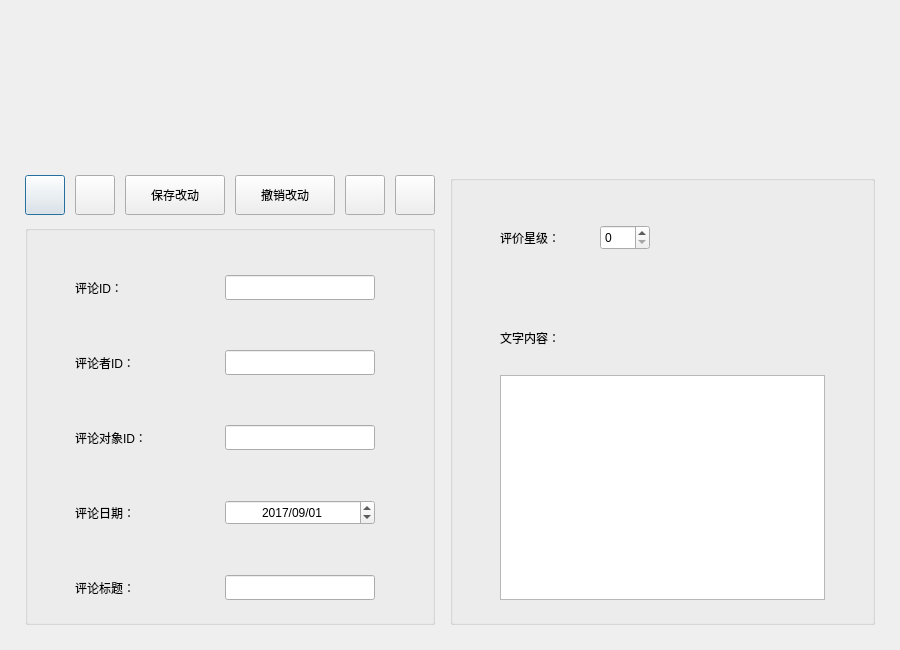
<?xml version="1.0" encoding="UTF-8"?>
<ui version="4.0">
 <class>CommentSupervise</class>
 <widget class="QDialog" name="CommentSupervise">
  <property name="geometry">
   <rect>
    <x>0</x>
    <y>0</y>
    <width>900</width>
    <height>650</height>
   </rect>
  </property>
  <property name="minimumSize">
   <size>
    <width>900</width>
    <height>650</height>
   </size>
  </property>
  <property name="maximumSize">
   <size>
    <width>900</width>
    <height>650</height>
   </size>
  </property>
  <property name="windowTitle">
   <string>评论管理</string>
  </property>
  <widget class="QPushButton" name="btnBack">
   <property name="geometry">
    <rect>
     <x>25</x>
     <y>175</y>
     <width>40</width>
     <height>40</height>
    </rect>
   </property>
   <property name="text">
    <string/>
   </property>
   <property name="icon">
    <iconset>
     <normaloff>back.png</normaloff>back.png</iconset>
   </property>
   <property name="iconSize">
    <size>
     <width>25</width>
     <height>25</height>
    </size>
   </property>
  </widget>
  <widget class="QPushButton" name="btnNext">
   <property name="geometry">
    <rect>
     <x>395</x>
     <y>175</y>
     <width>40</width>
     <height>40</height>
    </rect>
   </property>
   <property name="text">
    <string/>
   </property>
   <property name="icon">
    <iconset>
     <normaloff>next.png</normaloff>next.png</iconset>
   </property>
   <property name="iconSize">
    <size>
     <width>25</width>
     <height>25</height>
    </size>
   </property>
  </widget>
  <widget class="QGroupBox" name="gbComment">
   <property name="geometry">
    <rect>
     <x>450</x>
     <y>175</y>
     <width>425</width>
     <height>450</height>
    </rect>
   </property>
   <property name="title">
    <string/>
   </property>
   <widget class="QTextEdit" name="teContent">
    <property name="geometry">
     <rect>
      <x>50</x>
      <y>200</y>
      <width>325</width>
      <height>225</height>
     </rect>
    </property>
   </widget>
   <widget class="QSpinBox" name="sbStar">
    <property name="geometry">
     <rect>
      <x>150</x>
      <y>50</y>
      <width>50</width>
      <height>25</height>
     </rect>
    </property>
    <property name="wrapping">
     <bool>false</bool>
    </property>
    <property name="maximum">
     <number>5</number>
    </property>
    <property name="value">
     <number>0</number>
    </property>
   </widget>
   <widget class="QLabel" name="lblStar">
    <property name="geometry">
     <rect>
      <x>50</x>
      <y>50</y>
      <width>75</width>
      <height>25</height>
     </rect>
    </property>
    <property name="text">
     <string>评价星级：</string>
    </property>
   </widget>
   <widget class="QLabel" name="lbls1">
    <property name="geometry">
     <rect>
      <x>100</x>
      <y>100</y>
      <width>30</width>
      <height>30</height>
     </rect>
    </property>
    <property name="text">
     <string/>
    </property>
   </widget>
   <widget class="QLabel" name="lbls2">
    <property name="geometry">
     <rect>
      <x>140</x>
      <y>100</y>
      <width>30</width>
      <height>30</height>
     </rect>
    </property>
    <property name="text">
     <string/>
    </property>
   </widget>
   <widget class="QLabel" name="lbls3">
    <property name="geometry">
     <rect>
      <x>180</x>
      <y>100</y>
      <width>30</width>
      <height>30</height>
     </rect>
    </property>
    <property name="text">
     <string/>
    </property>
   </widget>
   <widget class="QLabel" name="lbls5">
    <property name="geometry">
     <rect>
      <x>260</x>
      <y>100</y>
      <width>30</width>
      <height>30</height>
     </rect>
    </property>
    <property name="text">
     <string/>
    </property>
   </widget>
   <widget class="QLabel" name="lbls4">
    <property name="geometry">
     <rect>
      <x>220</x>
      <y>100</y>
      <width>30</width>
      <height>30</height>
     </rect>
    </property>
    <property name="text">
     <string/>
    </property>
   </widget>
   <widget class="QLabel" name="lblContent">
    <property name="geometry">
     <rect>
      <x>50</x>
      <y>150</y>
      <width>125</width>
      <height>25</height>
     </rect>
    </property>
    <property name="text">
     <string>文字内容：</string>
    </property>
   </widget>
  </widget>
  <widget class="QGroupBox" name="gbProperty">
   <property name="geometry">
    <rect>
     <x>25</x>
     <y>225</y>
     <width>410</width>
     <height>400</height>
    </rect>
   </property>
   <property name="title">
    <string/>
   </property>
   <widget class="QDateEdit" name="deDate">
    <property name="geometry">
     <rect>
      <x>200</x>
      <y>275</y>
      <width>150</width>
      <height>25</height>
     </rect>
    </property>
    <property name="alignment">
     <set>Qt::AlignCenter</set>
    </property>
    <property name="displayFormat">
     <string>yyyy/MM/dd</string>
    </property>
    <property name="timeSpec">
     <enum>Qt::TimeZone</enum>
    </property>
    <property name="date">
     <date>
      <year>2017</year>
      <month>9</month>
      <day>1</day>
     </date>
    </property>
   </widget>
   <widget class="QLineEdit" name="leDestId">
    <property name="geometry">
     <rect>
      <x>200</x>
      <y>200</y>
      <width>150</width>
      <height>25</height>
     </rect>
    </property>
   </widget>
   <widget class="QLineEdit" name="leSrcId">
    <property name="geometry">
     <rect>
      <x>200</x>
      <y>125</y>
      <width>150</width>
      <height>25</height>
     </rect>
    </property>
   </widget>
   <widget class="QLineEdit" name="leComId">
    <property name="geometry">
     <rect>
      <x>200</x>
      <y>50</y>
      <width>150</width>
      <height>25</height>
     </rect>
    </property>
   </widget>
   <widget class="QLabel" name="lblComId">
    <property name="geometry">
     <rect>
      <x>50</x>
      <y>50</y>
      <width>125</width>
      <height>25</height>
     </rect>
    </property>
    <property name="text">
     <string>评论ID：</string>
    </property>
   </widget>
   <widget class="QLabel" name="lblSrcId">
    <property name="geometry">
     <rect>
      <x>50</x>
      <y>125</y>
      <width>125</width>
      <height>25</height>
     </rect>
    </property>
    <property name="text">
     <string>评论者ID：</string>
    </property>
   </widget>
   <widget class="QLabel" name="lblDestId">
    <property name="geometry">
     <rect>
      <x>50</x>
      <y>200</y>
      <width>125</width>
      <height>25</height>
     </rect>
    </property>
    <property name="text">
     <string>评论对象ID：</string>
    </property>
   </widget>
   <widget class="QLabel" name="lblDate">
    <property name="geometry">
     <rect>
      <x>50</x>
      <y>275</y>
      <width>125</width>
      <height>25</height>
     </rect>
    </property>
    <property name="text">
     <string>评论日期：</string>
    </property>
   </widget>
   <widget class="QLabel" name="lblTitle">
    <property name="geometry">
     <rect>
      <x>50</x>
      <y>350</y>
      <width>125</width>
      <height>25</height>
     </rect>
    </property>
    <property name="text">
     <string>评论标题：</string>
    </property>
   </widget>
   <widget class="QLineEdit" name="leTitle">
    <property name="geometry">
     <rect>
      <x>200</x>
      <y>350</y>
      <width>150</width>
      <height>25</height>
     </rect>
    </property>
   </widget>
  </widget>
  <widget class="QPushButton" name="btnSave">
   <property name="geometry">
    <rect>
     <x>125</x>
     <y>175</y>
     <width>100</width>
     <height>40</height>
    </rect>
   </property>
   <property name="text">
    <string>保存改动</string>
   </property>
  </widget>
  <widget class="QPushButton" name="btnUndo">
   <property name="geometry">
    <rect>
     <x>235</x>
     <y>175</y>
     <width>100</width>
     <height>40</height>
    </rect>
   </property>
   <property name="text">
    <string>撤销改动</string>
   </property>
  </widget>
  <widget class="QPushButton" name="btnDel">
   <property name="geometry">
    <rect>
     <x>345</x>
     <y>175</y>
     <width>40</width>
     <height>40</height>
    </rect>
   </property>
   <property name="text">
    <string/>
   </property>
   <property name="icon">
    <iconset>
     <normaloff>subtract.png</normaloff>subtract.png</iconset>
   </property>
   <property name="iconSize">
    <size>
     <width>25</width>
     <height>25</height>
    </size>
   </property>
  </widget>
  <widget class="QPushButton" name="btnAdd">
   <property name="geometry">
    <rect>
     <x>75</x>
     <y>175</y>
     <width>40</width>
     <height>40</height>
    </rect>
   </property>
   <property name="text">
    <string/>
   </property>
   <property name="icon">
    <iconset>
     <normaloff>add.png</normaloff>add.png</iconset>
   </property>
   <property name="iconSize">
    <size>
     <width>25</width>
     <height>25</height>
    </size>
   </property>
  </widget>
  <widget class="QLabel" name="lblCommSVBGN">
   <property name="geometry">
    <rect>
     <x>0</x>
     <y>0</y>
     <width>900</width>
     <height>650</height>
    </rect>
   </property>
   <property name="text">
    <string/>
   </property>
  </widget>
  <zorder>lblCommSVBGN</zorder>
  <zorder>btnBack</zorder>
  <zorder>btnNext</zorder>
  <zorder>gbComment</zorder>
  <zorder>gbProperty</zorder>
  <zorder>btnSave</zorder>
  <zorder>btnUndo</zorder>
  <zorder>btnDel</zorder>
  <zorder>btnAdd</zorder>
 </widget>
 <layoutdefault spacing="6" margin="11"/>
 <resources/>
 <connections>
  <connection>
   <sender>sbStar</sender>
   <signal>valueChanged(int)</signal>
   <receiver>CommentSupervise</receiver>
   <slot>SetStars(int)</slot>
   <hints>
    <hint type="sourcelabel">
     <x>617</x>
     <y>93</y>
    </hint>
    <hint type="destinationlabel">
     <x>668</x>
     <y>2</y>
    </hint>
   </hints>
  </connection>
  <connection>
   <sender>btnDel</sender>
   <signal>clicked()</signal>
   <receiver>CommentSupervise</receiver>
   <slot>OnDelClick()</slot>
   <hints>
    <hint type="sourcelabel">
     <x>414</x>
     <y>49</y>
    </hint>
    <hint type="destinationlabel">
     <x>447</x>
     <y>9</y>
    </hint>
   </hints>
  </connection>
  <connection>
   <sender>btnSave</sender>
   <signal>clicked()</signal>
   <receiver>CommentSupervise</receiver>
   <slot>OnSaveClick()</slot>
   <hints>
    <hint type="sourcelabel">
     <x>179</x>
     <y>38</y>
    </hint>
    <hint type="destinationlabel">
     <x>192</x>
     <y>11</y>
    </hint>
   </hints>
  </connection>
  <connection>
   <sender>btnUndo</sender>
   <signal>clicked()</signal>
   <receiver>CommentSupervise</receiver>
   <slot>OnUndoClick()</slot>
   <hints>
    <hint type="sourcelabel">
     <x>253</x>
     <y>47</y>
    </hint>
    <hint type="destinationlabel">
     <x>265</x>
     <y>5</y>
    </hint>
   </hints>
  </connection>
  <connection>
   <sender>btnAdd</sender>
   <signal>clicked()</signal>
   <receiver>CommentSupervise</receiver>
   <slot>OnAddClick()</slot>
   <hints>
    <hint type="sourcelabel">
     <x>371</x>
     <y>51</y>
    </hint>
    <hint type="destinationlabel">
     <x>381</x>
     <y>70</y>
    </hint>
   </hints>
  </connection>
  <connection>
   <sender>btnBack</sender>
   <signal>clicked()</signal>
   <receiver>CommentSupervise</receiver>
   <slot>BackOne()</slot>
   <hints>
    <hint type="sourcelabel">
     <x>61</x>
     <y>34</y>
    </hint>
    <hint type="destinationlabel">
     <x>74</x>
     <y>12</y>
    </hint>
   </hints>
  </connection>
  <connection>
   <sender>btnNext</sender>
   <signal>clicked()</signal>
   <receiver>CommentSupervise</receiver>
   <slot>NextOne()</slot>
   <hints>
    <hint type="sourcelabel">
     <x>93</x>
     <y>44</y>
    </hint>
    <hint type="destinationlabel">
     <x>109</x>
     <y>67</y>
    </hint>
   </hints>
  </connection>
  <connection>
   <sender>leComId</sender>
   <signal>textEdited(QString)</signal>
   <receiver>CommentSupervise</receiver>
   <slot>OnDelta()</slot>
   <hints>
    <hint type="sourcelabel">
     <x>351</x>
     <y>134</y>
    </hint>
    <hint type="destinationlabel">
     <x>449</x>
     <y>176</y>
    </hint>
   </hints>
  </connection>
  <connection>
   <sender>leSrcId</sender>
   <signal>textEdited(QString)</signal>
   <receiver>CommentSupervise</receiver>
   <slot>OnDelta()</slot>
   <hints>
    <hint type="sourcelabel">
     <x>356</x>
     <y>207</y>
    </hint>
    <hint type="destinationlabel">
     <x>443</x>
     <y>244</y>
    </hint>
   </hints>
  </connection>
  <connection>
   <sender>leDestId</sender>
   <signal>textEdited(QString)</signal>
   <receiver>CommentSupervise</receiver>
   <slot>OnDelta()</slot>
   <hints>
    <hint type="sourcelabel">
     <x>366</x>
     <y>293</y>
    </hint>
    <hint type="destinationlabel">
     <x>448</x>
     <y>328</y>
    </hint>
   </hints>
  </connection>
  <connection>
   <sender>leTitle</sender>
   <signal>textEdited(QString)</signal>
   <receiver>CommentSupervise</receiver>
   <slot>OnDelta()</slot>
   <hints>
    <hint type="sourcelabel">
     <x>358</x>
     <y>444</y>
    </hint>
    <hint type="destinationlabel">
     <x>441</x>
     <y>470</y>
    </hint>
   </hints>
  </connection>
  <connection>
   <sender>deDate</sender>
   <signal>userDateChanged(QDate)</signal>
   <receiver>CommentSupervise</receiver>
   <slot>OnDelta()</slot>
   <hints>
    <hint type="sourcelabel">
     <x>317</x>
     <y>366</y>
    </hint>
    <hint type="destinationlabel">
     <x>440</x>
     <y>404</y>
    </hint>
   </hints>
  </connection>
  <connection>
   <sender>sbStar</sender>
   <signal>valueChanged(int)</signal>
   <receiver>CommentSupervise</receiver>
   <slot>OnDelta()</slot>
   <hints>
    <hint type="sourcelabel">
     <x>638</x>
     <y>98</y>
    </hint>
    <hint type="destinationlabel">
     <x>889</x>
     <y>116</y>
    </hint>
   </hints>
  </connection>
  <connection>
   <sender>teContent</sender>
   <signal>textChanged()</signal>
   <receiver>CommentSupervise</receiver>
   <slot>OnDelta()</slot>
   <hints>
    <hint type="sourcelabel">
     <x>625</x>
     <y>225</y>
    </hint>
    <hint type="destinationlabel">
     <x>885</x>
     <y>278</y>
    </hint>
   </hints>
  </connection>
 </connections>
 <slots>
  <slot>SetStars(int)</slot>
  <slot>OnDelClick()</slot>
  <slot>OnSaveClick()</slot>
  <slot>OnUndoClick()</slot>
  <slot>OnAddClick()</slot>
  <slot>BackOne()</slot>
  <slot>NextOne()</slot>
  <slot>OnDelta()</slot>
 </slots>
</ui>
